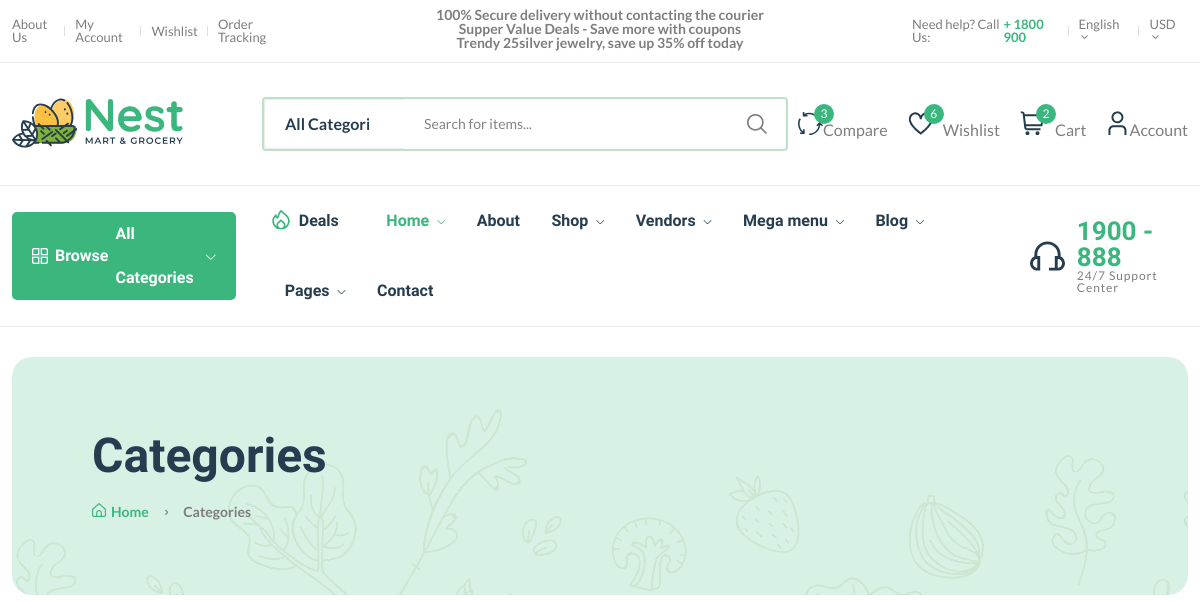
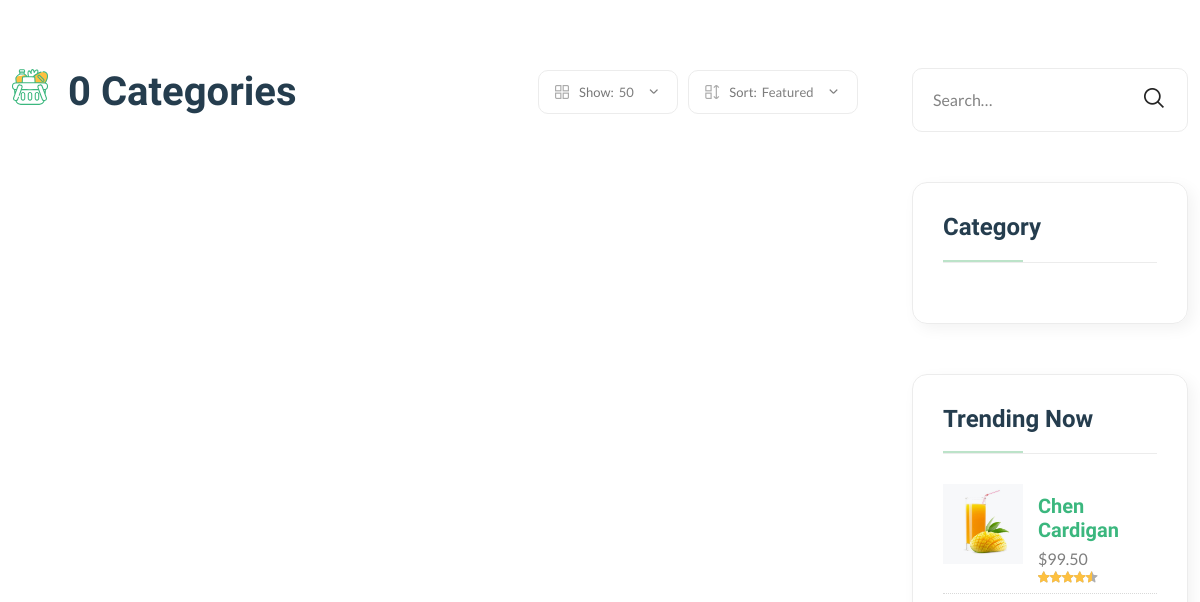
Page /category/ (upper part) on the earlier database version (2 pictures, top to bottom).
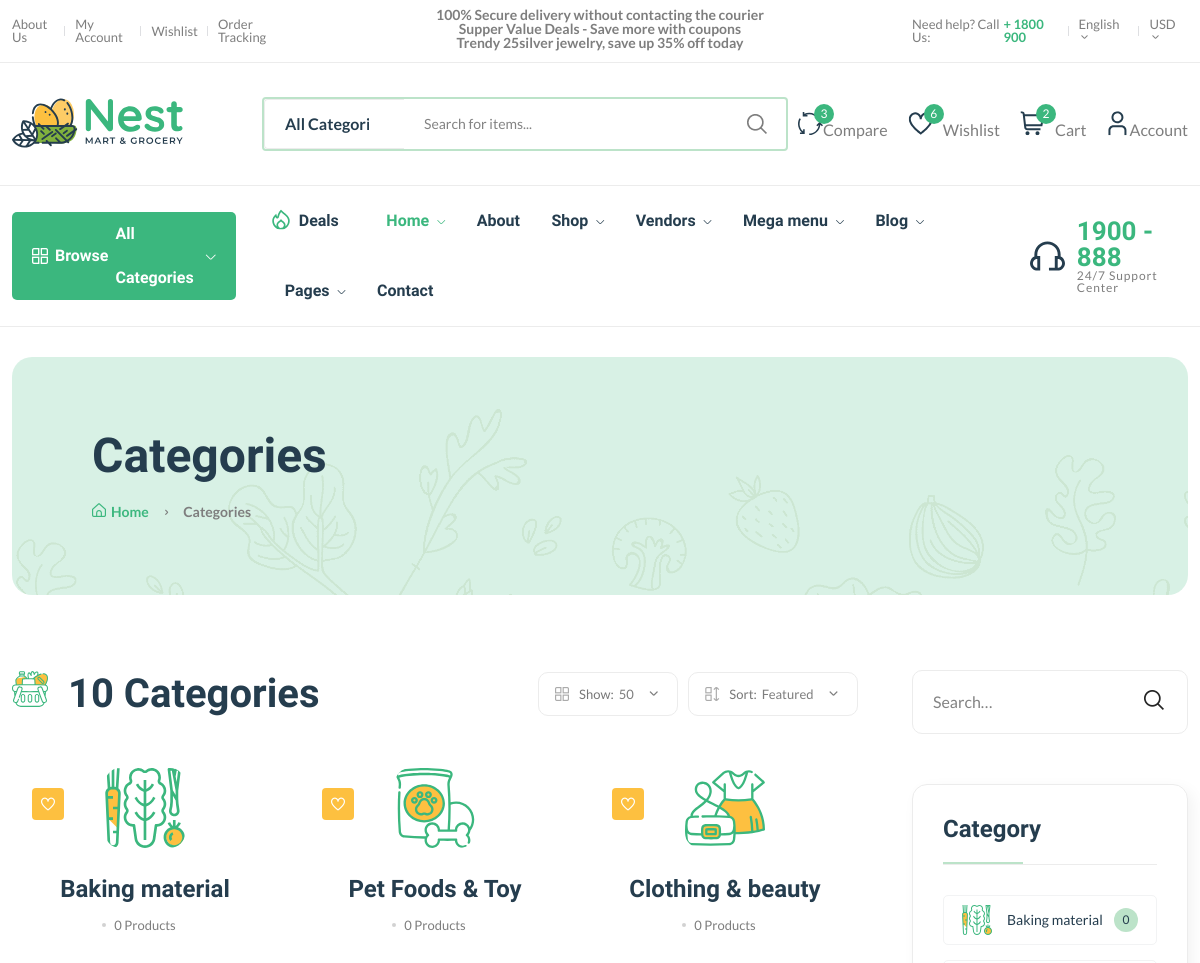
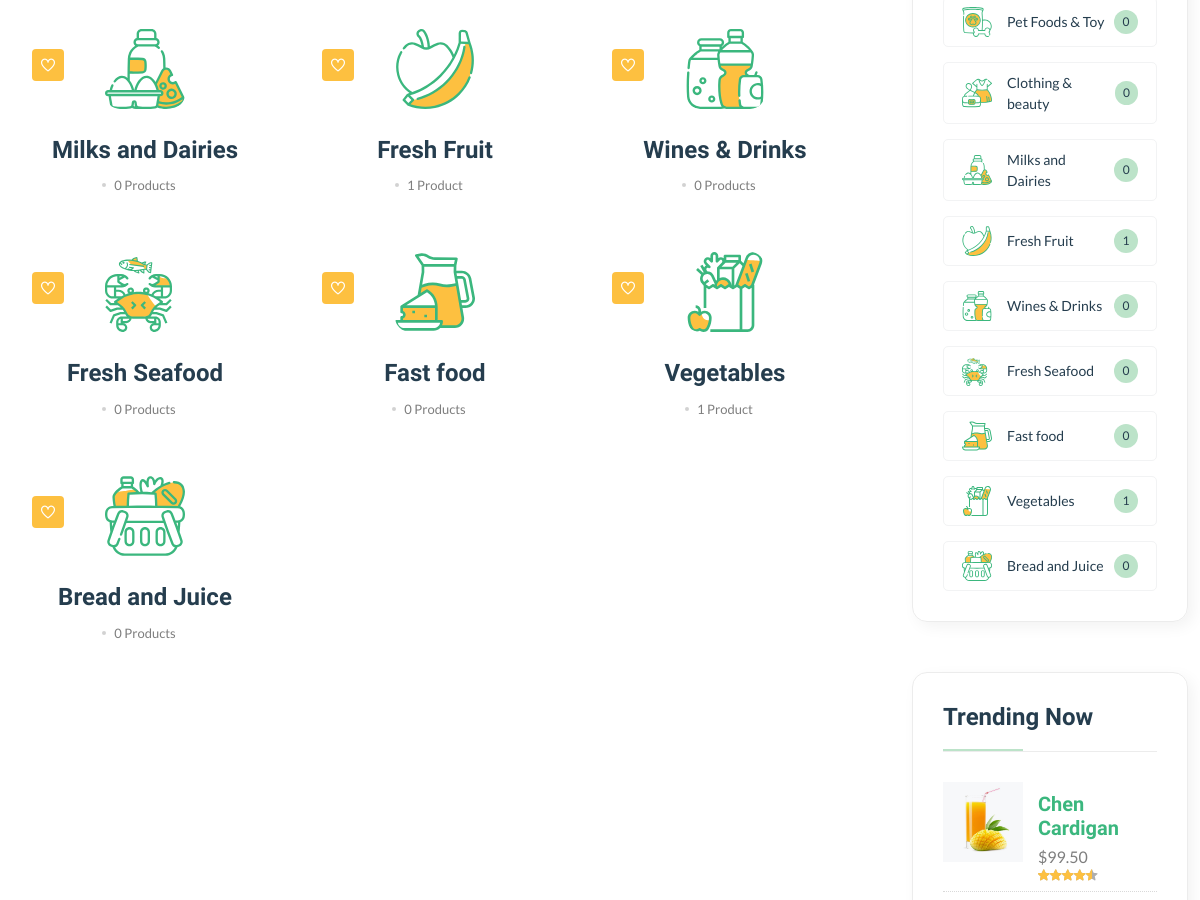
Same page on the later database version (2 pictures, top to bottom).
### core/models.py (models this page shows, shortened)
class Category(models.Model):
    cid = ShortUUIDField(unique=True, length=10, max_length=20, prefix="cat")
    title = models.CharField(max_length=100)
    image = models.FileField(upload_to="category")
    class Meta:
        verbose_name_plural = "Categories"

### core/views.py (the view)
# urls.py: path("category/",category_list_view,name="category-list"),
def category_list_view(request):
    categories = Category.objects.all()
    context = {
        "categories":categories
    }
    return render(request,'core/category-list.html',context)

### templates/core/category-list.html (shortened to what this page needs)
{% extends 'partials/base.html' %}
{% load static %}
{% block content %}
<main class="main">
    <div class="page-header mt-30 mb-75">
        <div class="container">
            <div class="archive-header">
                <div class="row align-items-center">
                    <div class="col-xl-3">
                        <h1 class="mb-15">Categories</h1>
                        <div class="breadcrumb">
                            <a href="index.html" rel="nofollow"><i class="fi-rs-home mr-5"></i>Home</a>
                            <span></span> Categories
                        </div>
                    </div>
                </div>
            </div>
        </div>
    </div>
    <div class="page-content mb-50">
        <div class="container">
            <div class="row">
                <div class="col-lg-9">
                    <div class="shop-product-fillter mb-50 pr-30">
                        <div class="totall-product">
                            <h2>
                                <img class="w-36px mr-10" src="{% static 'assets/imgs/theme/icons/category-1.svg' %}" alt="" />
                                {{categories.count}} Categories
                            </h2>
                        </div>
                        <div class="sort-by-product-area">
                            <div class="sort-by-cover mr-10">
                                <div class="sort-by-product-wrap">
                                    <div class="sort-by">
                                        <span><i class="fi-rs-apps"></i>Show:</span>
                                    </div>
                                    <div class="sort-by-dropdown-wrap">
                                        <span> 50 <i class="fi-rs-angle-small-down"></i></span>
                                    </div>
                                </div>
                            </div>
                            <div class="sort-by-cover">
                                <div class="sort-by-product-wrap">
                                    <div class="sort-by">
                                        <span><i class="fi-rs-apps-sort"></i>Sort:</span>
                                    </div>
                                    <div class="sort-by-dropdown-wrap">
                                        <span>Featured <i class="fi-rs-angle-small-down"></i></span>
                                    </div>
                                </div>
                            </div>
                        </div>
                    </div>
                    <div class="loop-grid pr-30">
                        <div class="row">
                            {% for category in categories %}
                                <article class="col-xl-4 col-lg-6 col-md-6 text-center hover-up mb-30 animated">
                                    <div class="post-thumb">
                                        <a href="blog-post-right.html">
                                            <img class="border-radius-15" src="{{category.image.url}}" alt="" />
                                        </a>
                                        <div class="entry-meta">
                                            <a class="entry-meta meta-2" href="blog-category-grid.html"><i class="fi-rs-heart"></i></a>
                                        </div>
                                    </div>
                                    <div class="entry-content-2">
                                        <h4 class="post-title mb-15">
                                            <a href="blog-post-right.html">{{category.title}}</a>
                                        </h4>
                                        <div class="entry-meta font-xs color-grey mt-10 pb-10">
                                            <div>
                                                <span class="hit-count has-dot mr-10">{{category.category.count}} Product{{category.category.count|pluralize}}</span>
                                            </div>
                                        </div>
                                    </div>
                                </article>
                            {% endfor %}
                        </div>
                    </div>
                </div>
                <div class="col-lg-3 primary-sidebar sticky-sidebar">
                    <div class="widget-area">
                        <div class="sidebar-widget-2 widget_search mb-50">
                            <div class="search-form">
                                <form action="#">
                                    <input type="text" placeholder="Search…" />
                                    <button type="submit"><i class="fi-rs-search"></i></button>
                                </form>
                            </div>
                        </div>
                        <div class="sidebar-widget widget-category-2 mb-50">
                            <h5 class="section-title style-1 mb-30">Category</h5>
                            <ul>
                                {% for category in categories %}
                                <li>
                                    <a href="shop-grid-right.html"> <img src="{{category.image.url}}" alt="" />{{category.title}}</a><span class="count">{{category.category.count}}</span>
                                </li>
                                {% endfor %}
                            </ul>
                        </div>
                        <div class="sidebar-widget product-sidebar mb-50 p-30 bg-grey border-radius-10">
                            <h5 class="section-title style-1 mb-30">Trending Now</h5>
                            <div class="single-post clearfix">
                                <div class="image">
                                    <img src="{% static 'assets/imgs/shop/thumbnail-3.jpg' %}" alt="#" />
                                </div>
                                <div class="content pt-10">
                                    <h5><a href="shop-product-detail.html">Chen Cardigan</a></h5>
                                    <p class="price mb-0 mt-5">$99.50</p>
                                    <div class="product-rate">
                                        <div class="product-rating" style="width: 90%"></div>
                                    </div>
                                </div>
                            </div>
                        </div>
                    </div>
                </div>
            </div>
        </div>
    </div>
</main>
{% endblock content %}

### templates/partials/base.html (shortened to what this page needs)
{% load static %}
<!DOCTYPE html>
<html class="no-js" lang="en">
<head>
    <link rel="stylesheet" href="{% static 'assets/css/plugins/slider-range.css' %}" />
    <link rel="stylesheet" href="{% static 'assets/css/main.css' %}" />
</head>
<body>
    <header class="header-area header-style-1 header-height-2">
        <div class="header-top header-top-ptb-1 d-none d-lg-block">
            <div class="container">
                <div class="row align-items-center">
                    <div class="col-xl-3 col-lg-4">
                        <div class="header-info">
                            <ul>
                                <li><a href="page-about.htlm">About Us</a></li>
                                <li><a href="page-account.html">My Account</a></li>
                                <li><a href="shop-wishlist.html">Wishlist</a></li>
                                <li><a href="shop-order.html">Order Tracking</a></li>
                            </ul>
                        </div>
                    </div>
                    <div class="col-xl-6 col-lg-4">
                        <div class="text-center">
                            <div id="news-flash" class="d-inline-block">
                                <ul>
                                    <li>100% Secure delivery without contacting the courier</li>
                                    <li>Supper Value Deals - Save more with coupons</li>
                                    <li>Trendy 25silver jewelry, save up 35% off today</li>
                                </ul>
                            </div>
                        </div>
                    </div>
                    <div class="col-xl-3 col-lg-4">
                        <div class="header-info header-info-right">
                            <ul>
                                <li>Need help? Call Us: <strong class="text-brand"> + 1800 900</strong></li>
                                <li>
                                    <a class="language-dropdown-active" href="#">English <i class="fi-rs-angle-small-down"></i></a>
                                </li>
                                <li>
                                    <a class="language-dropdown-active" href="#">USD <i class="fi-rs-angle-small-down"></i></a>
                                </li>
                            </ul>
                        </div>
                    </div>
                </div>
            </div>
        </div>
        <div class="header-middle header-middle-ptb-1 d-none d-lg-block">
            <div class="container">
                <div class="header-wrap">
                    <div class="logo logo-width-1">
                        <a href="index.html"><img src="{% static 'assets/imgs/theme/logo.svg' %}" alt="logo" /></a>
                    </div>
                    <div class="header-right">
                        <div class="search-style-2">
                            <form action="#">
                                <select class="select-active">
                                    <option>All Categories</option>
                                </select>
                                <input type="text" placeholder="Search for items..." />
                            </form>
                        </div>
                        <div class="header-action-right">
                            <div class="header-action-2">
                                <div class="header-action-icon-2">
                                    <a href="shop-compare.html">
                                        <img class="svgInject" alt="Nest" src="{% static 'assets/imgs/theme/icons/icon-compare.svg' %}" />
                                        <span class="pro-count blue">3</span>
                                    </a>
                                    <a href="shop-compare.html"><span class="lable ml-0">Compare</span></a>
                                </div>
                                <div class="header-action-icon-2">
                                    <a href="shop-wishlist.html">
                                        <img class="svgInject" alt="Nest" src="{% static 'assets/imgs/theme/icons/icon-heart.svg' %}" />
                                        <span class="pro-count blue">6</span>
                                    </a>
                                    <a href="shop-wishlist.html"><span class="lable">Wishlist</span></a>
                                </div>
                                <div class="header-action-icon-2">
                                    <a class="mini-cart-icon" href="shop-cart.html">
                                        <img alt="Nest" src="{% static 'assets/imgs/theme/icons/icon-cart.svg' %}" />
                                        <span class="pro-count blue">2</span>
                                    </a>
                                    <a href="shop-cart.html"><span class="lable">Cart</span></a>
                                </div>
                                <div class="header-action-icon-2">
                                    <a href="page-account.html">
                                        <img class="svgInject" alt="Nest" src="{% static 'assets/imgs/theme/icons/icon-user.svg' %}" />
                                    </a>
                                    <a href="page-account.html"><span class="lable ml-0">Account</span></a>
                                </div>
                            </div>
                        </div>
                    </div>
                </div>
            </div>
        </div>
        <div class="header-bottom header-bottom-bg-color sticky-bar">
            <div class="container">
                <div class="header-wrap header-space-between position-relative">
                    <div class="header-nav d-none d-lg-flex">
                        <div class="main-categori-wrap d-none d-lg-block">
                            <a class="categories-button-active" href="#">
                                <span class="fi-rs-apps"></span> <span class="et">Browse</span> All Categories
                                <i class="fi-rs-angle-down"></i>
                            </a>
                        </div>
                        <div class="main-menu main-menu-padding-1 main-menu-lh-2 d-none d-lg-block font-heading">
                            <nav>
                                <ul>
                                    <li class="hot-deals"><img src="{% static 'assets/imgs/theme/icons/icon-hot.svg' %}" alt="hot deals" /><a href="shop-grid-right.html">Deals</a></li>
                                    <li>
                                        <a class="active" href="index.html">Home <i class="fi-rs-angle-down"></i></a>
                                    </li>
                                    <li>
                                        <a href="page-about.html">About</a>
                                    </li>
                                    <li>
                                        <a href="shop-grid-right.html">Shop <i class="fi-rs-angle-down"></i></a>
                                    </li>
                                    <li>
                                        <a href="#">Vendors <i class="fi-rs-angle-down"></i></a>
                                    </li>
                                    <li class="position-static">
                                        <a href="#">Mega menu <i class="fi-rs-angle-down"></i></a>
                                    </li>
                                    <li>
                                        <a href="blog-category-grid.html">Blog <i class="fi-rs-angle-down"></i></a>
                                    </li>
                                    <li>
                                        <a href="#">Pages <i class="fi-rs-angle-down"></i></a>
                                    </li>
                                    <li>
                                        <a href="page-contact.html">Contact</a>
                                    </li>
                                </ul>
                            </nav>
                        </div>
                    </div>
                    <div class="hotline d-none d-lg-flex">
                        <img src="{% static 'assets/imgs/theme/icons/icon-headphone.svg' %}" alt="hotline" />
                        <p>1900 - 888<span>24/7 Support Center</span></p>
                    </div>
                </div>
            </div>
        </div>
    </header>
    {% block content %}
    {% endblock content %}
</body>
</html>

Differences in the rows shown:
added Category: image (picture), title "Baking material", category.count "0"
added Category: image (picture), title "Pet Foods & Toy", category.count "0"
added Category: image (picture), title "Clothing & beauty", category.count "0"
added Category: image (picture), title "Milks and Dairies", category.count "0"
added Category: image (picture), title "Fresh Fruit", category.count "1"
added Category: image (picture), title "Wines & Drinks", category.count "0"
added Category: image (picture), title "Fresh Seafood", category.count "0"
added Category: image (picture), title "Fast food", category.count "0"
added Category: image (picture), title "Vegetables", category.count "1"
added Category: image (picture), title "Bread and Juice", category.count "0"
Other differences:
{{ categories.count }}: "0" → "10"
